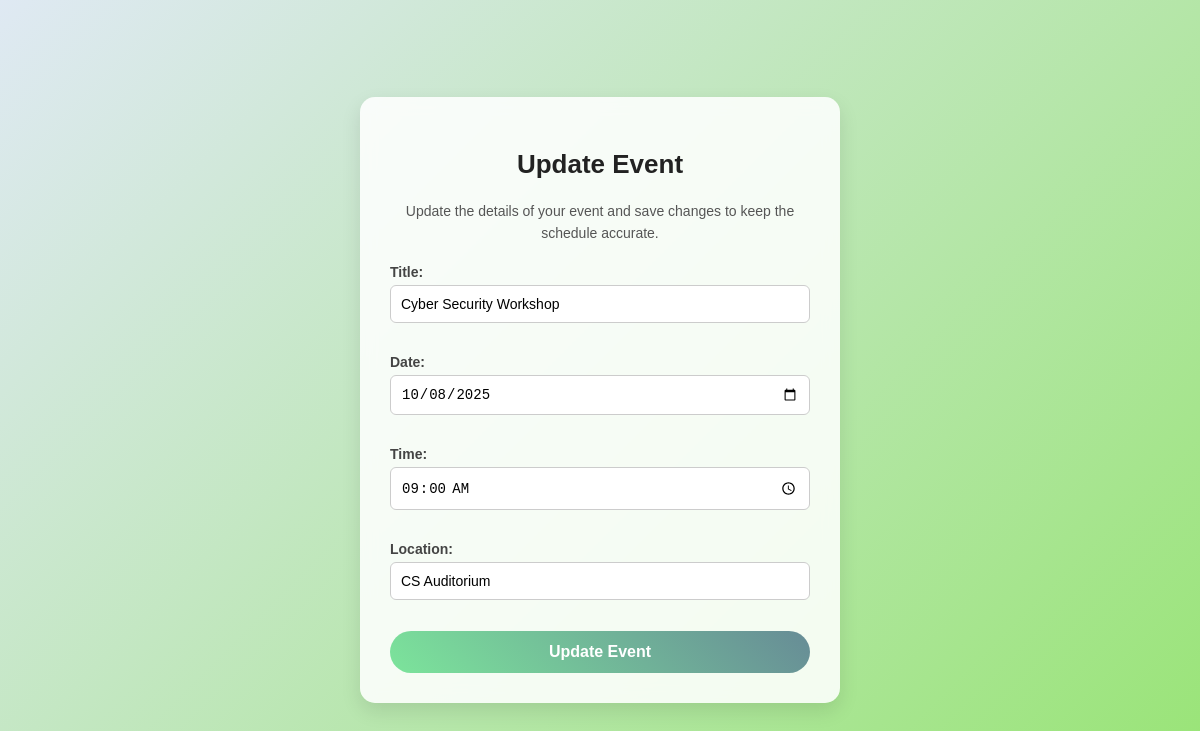
Screenshot of /event/7/edit/ with the database file from the repository.
### events/models.py (models this page shows, shortened)
class Event(models.Model):
    title = models.CharField(max_length=200)
    description = models.TextField(blank=True, null=True)
    date = models.DateField()
    time = models.TimeField()
    location = models.CharField(max_length=200)

### events/views.py (the view)
# urls.py: path('event/<int:pk>/edit/', views.update_event, name='update_event'),
def update_event(request, pk):
    event = get_object_or_404(Event, pk=pk)
    if request.method == "POST":
        form = EventForm(request.POST, instance=event)
        if form.is_valid():
            form.save()
            return redirect('event_list')
    else:
        form = EventForm(instance=event)
    return render(request, 'update.html', {'form': form})

### events/forms.py
class EventForm(forms.ModelForm):
    class Meta:
        model = Event
        fields = ['title', 'date', 'time', 'location']
        widgets = {
            'title': forms.TextInput(attrs={'placeholder': 'Enter event title'}),
            'date': forms.DateInput(attrs={'type': 'date'}),
            'time': forms.TimeInput(attrs={'type': 'time'}),
            'location': forms.TextInput(attrs={'placeholder': 'Enter event location'}),
        }

### events/templates/update.html (shortened to what this page needs)
<!DOCTYPE html>
<html lang="en">
<head>
</head>
<body>
  <div class="form-box">
    <h2>Update Event</h2>
    <p style="text-align:center; color:#555; font-size:14px; line-height:1.6; margin-bottom:20px;">
     Update the details of your event and save changes to keep the schedule accurate.
  </p>
    <form method="post">
      {{ form.as_p }}
      <button type="submit">Update Event</button>
    </form>
  </div>
</body>
</html>

### events/templates/update.html (style rules this page uses)
body { margin: 0; font-family: 'Poppins', sans-serif; background: linear-gradient(135deg, #dfe9f3, #98e475); display: flex; justify-content: center; align-items: center; height: 100vh; color: #333; }
.form-box { max-width: 420px; width: 100%; background: #ffffffdd; backdrop-filter: blur(8px); padding: 30px; border-radius: 15px; box-shadow: 0 8px 20px rgba(0,0,0,0.1); }
h2 { text-align: center; margin-bottom: 20px; color: #222; font-size: 26px; font-weight: 600; }
label { display: block; margin-bottom: 5px; font-weight: 600; color: #444; font-size: 14px; }
input, textarea, select { width: 100%; padding: 10px; margin-bottom: 15px; border: 1px solid #ccc; border-radius: 6px; box-sizing: border-box; font-size: 14px; transition: all 0.3s ease; }
button { width: 100%; background: linear-gradient(45deg, #7ce49b, #678c96); color: white; border: none; padding: 12px; border-radius: 30px; cursor: pointer; font-size: 16px; font-weight: 600; transition: all 0.3s ease; }

### rows the page displays
Event: title "Cyber Security Workshop", date "10/08/2025", time "09:00:00", location "CS Auditorium"
